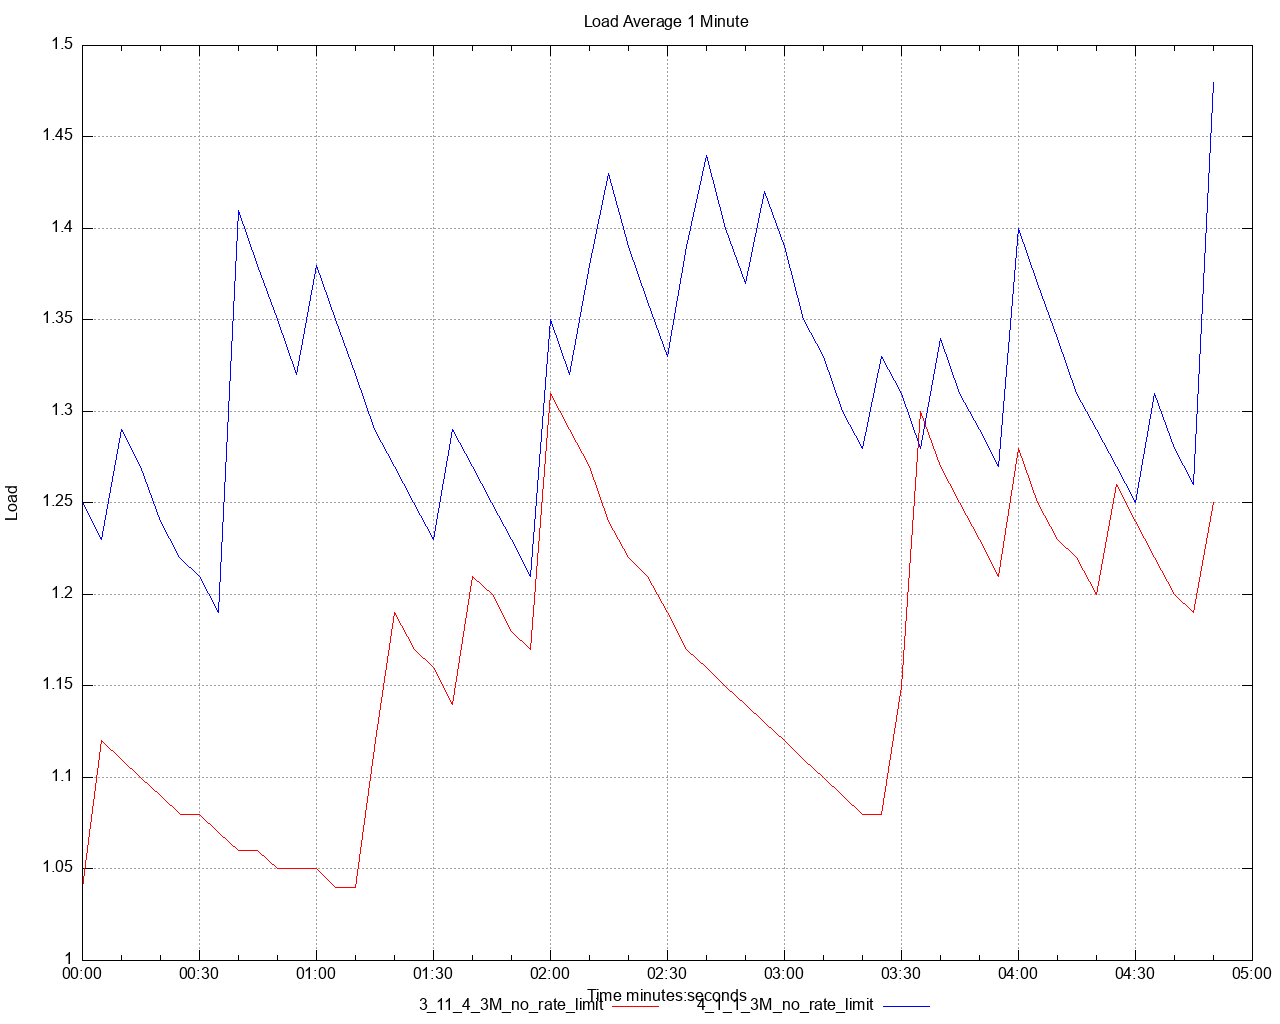

This chart was generated by the following gnuplot code:
set title 'Load Average 1 Minute' noenhanced
set style data lines
set datafile separator ","
set terminal png size 1280,1024
set grid
set key below
set xdata time
set timefmt "%s"
offset = 0
t0(x)=(offset=($0==0) ? x : offset, x - offset)
set xlabel 'Time minutes:seconds'
set ylabel 'Load'
set output '/Users/ahmet.mircik/simulator/tests/report_3M_no_rate_limit/dstat/load_average_1m_A2.png'
plot \
   '/Users/ahmet.mircik/simulator/tests/report_3M_no_rate_limit/data/load_average_1m_A2_1.data' using (t0(timecolumn(1))):2 title "3_11_4_3M_no_rate_limit" noenhanced lt rgb "red", \
   '/Users/ahmet.mircik/simulator/tests/report_3M_no_rate_limit/data/load_average_1m_A2_2.data' using (t0(timecolumn(1))):2 title "4_1_1_3M_no_rate_limit" noenhanced lt rgb "blue", \
